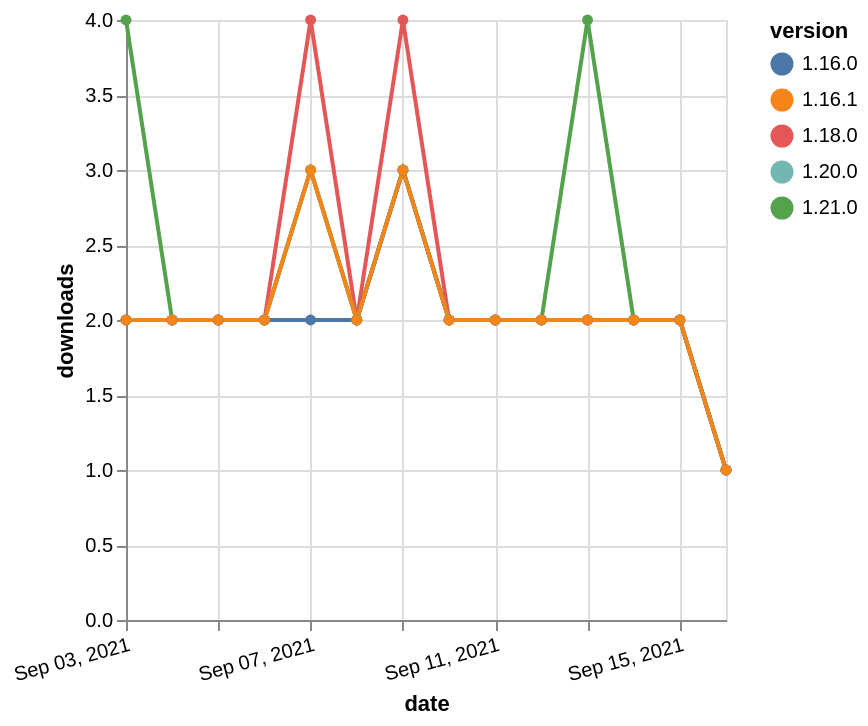

The Vega-Lite source for this figure:
### Vega-Lite specification from a JSON file in a GitHub repository (floating-point values rounded to 4 significant figures)
{"$schema": "https://vega.github.io/schema/vega-lite/v5.json", "description": "A simple bar chart with embedded data.", "data": {"values": [{"date": "2021-09-03", "total": 1985, "delta": 2, "version": "1.18.0"}, {"date": "2021-09-04", "total": 1987, "delta": 2, "version": "1.18.0"}, {"date": "2021-09-05", "total": 1989, "delta": 2, "version": "1.18.0"}, {"date": "2021-09-06", "total": 1991, "delta": 2, "version": "1.18.0"}, {"date": "2021-09-07", "total": 1995, "delta": 4, "version": "1.18.0"}, {"date": "2021-09-08", "total": 1997, "delta": 2, "version": "1.18.0"}, {"date": "2021-09-09", "total": 2001, "delta": 4, "version": "1.18.0"}, {"date": "2021-09-10", "total": 2003, "delta": 2, "version": "1.18.0"}, {"date": "2021-09-11", "total": 2005, "delta": 2, "version": "1.18.0"}, {"date": "2021-09-12", "total": 2007, "delta": 2, "version": "1.18.0"}, {"date": "2021-09-13", "total": 2009, "delta": 2, "version": "1.18.0"}, {"date": "2021-09-14", "total": 2011, "delta": 2, "version": "1.18.0"}, {"date": "2021-09-15", "total": 2013, "delta": 2, "version": "1.18.0"}, {"date": "2021-09-16", "total": 2014, "delta": 1, "version": "1.18.0"}, {"date": "2021-09-03", "total": 1461, "delta": 2, "version": "1.20.0"}, {"date": "2021-09-04", "total": 1463, "delta": 2, "version": "1.20.0"}, {"date": "2021-09-05", "total": 1465, "delta": 2, "version": "1.20.0"}, {"date": "2021-09-06", "total": 1467, "delta": 2, "version": "1.20.0"}, {"date": "2021-09-07", "total": 1470, "delta": 3, "version": "1.20.0"}, {"date": "2021-09-08", "total": 1472, "delta": 2, "version": "1.20.0"}, {"date": "2021-09-09", "total": 1475, "delta": 3, "version": "1.20.0"}, {"date": "2021-09-10", "total": 1477, "delta": 2, "version": "1.20.0"}, {"date": "2021-09-11", "total": 1479, "delta": 2, "version": "1.20.0"}, {"date": "2021-09-12", "total": 1481, "delta": 2, "version": "1.20.0"}, {"date": "2021-09-13", "total": 1483, "delta": 2, "version": "1.20.0"}, {"date": "2021-09-14", "total": 1485, "delta": 2, "version": "1.20.0"}, {"date": "2021-09-15", "total": 1487, "delta": 2, "version": "1.20.0"}, {"date": "2021-09-16", "total": 1488, "delta": 1, "version": "1.20.0"}, {"date": "2021-09-03", "total": 1026, "delta": 4, "version": "1.21.0"}, {"date": "2021-09-04", "total": 1028, "delta": 2, "version": "1.21.0"}, {"date": "2021-09-05", "total": 1030, "delta": 2, "version": "1.21.0"}, {"date": "2021-09-06", "total": 1032, "delta": 2, "version": "1.21.0"}, {"date": "2021-09-07", "total": 1035, "delta": 3, "version": "1.21.0"}, {"date": "2021-09-08", "total": 1037, "delta": 2, "version": "1.21.0"}, {"date": "2021-09-09", "total": 1040, "delta": 3, "version": "1.21.0"}, {"date": "2021-09-10", "total": 1042, "delta": 2, "version": "1.21.0"}, {"date": "2021-09-11", "total": 1044, "delta": 2, "version": "1.21.0"}, {"date": "2021-09-12", "total": 1046, "delta": 2, "version": "1.21.0"}, {"date": "2021-09-13", "total": 1050, "delta": 4, "version": "1.21.0"}, {"date": "2021-09-14", "total": 1052, "delta": 2, "version": "1.21.0"}, {"date": "2021-09-15", "total": 1054, "delta": 2, "version": "1.21.0"}, {"date": "2021-09-16", "total": 1055, "delta": 1, "version": "1.21.0"}, {"date": "2021-09-03", "total": 1906, "delta": 2, "version": "1.16.0"}, {"date": "2021-09-04", "total": 1908, "delta": 2, "version": "1.16.0"}, {"date": "2021-09-05", "total": 1910, "delta": 2, "version": "1.16.0"}, {"date": "2021-09-06", "total": 1912, "delta": 2, "version": "1.16.0"}, {"date": "2021-09-07", "total": 1914, "delta": 2, "version": "1.16.0"}, {"date": "2021-09-08", "total": 1916, "delta": 2, "version": "1.16.0"}, {"date": "2021-09-09", "total": 1919, "delta": 3, "version": "1.16.0"}, {"date": "2021-09-10", "total": 1921, "delta": 2, "version": "1.16.0"}, {"date": "2021-09-11", "total": 1923, "delta": 2, "version": "1.16.0"}, {"date": "2021-09-12", "total": 1925, "delta": 2, "version": "1.16.0"}, {"date": "2021-09-13", "total": 1927, "delta": 2, "version": "1.16.0"}, {"date": "2021-09-14", "total": 1929, "delta": 2, "version": "1.16.0"}, {"date": "2021-09-15", "total": 1931, "delta": 2, "version": "1.16.0"}, {"date": "2021-09-16", "total": 1932, "delta": 1, "version": "1.16.0"}, {"date": "2021-09-03", "total": 2053, "delta": 2, "version": "1.16.1"}, {"date": "2021-09-04", "total": 2055, "delta": 2, "version": "1.16.1"}, {"date": "2021-09-05", "total": 2057, "delta": 2, "version": "1.16.1"}, {"date": "2021-09-06", "total": 2059, "delta": 2, "version": "1.16.1"}, {"date": "2021-09-07", "total": 2062, "delta": 3, "version": "1.16.1"}, {"date": "2021-09-08", "total": 2064, "delta": 2, "version": "1.16.1"}, {"date": "2021-09-09", "total": 2067, "delta": 3, "version": "1.16.1"}, {"date": "2021-09-10", "total": 2069, "delta": 2, "version": "1.16.1"}, {"date": "2021-09-11", "total": 2071, "delta": 2, "version": "1.16.1"}, {"date": "2021-09-12", "total": 2073, "delta": 2, "version": "1.16.1"}, {"date": "2021-09-13", "total": 2075, "delta": 2, "version": "1.16.1"}, {"date": "2021-09-14", "total": 2077, "delta": 2, "version": "1.16.1"}, {"date": "2021-09-15", "total": 2079, "delta": 2, "version": "1.16.1"}, {"date": "2021-09-16", "total": 2080, "delta": 1, "version": "1.16.1"}]}, "width": "container", "mark": {"type": "line", "point": {"filled": true}}, "encoding": {"x": {"field": "date", "type": "temporal", "timeUnit": "yearmonthdate", "title": "date", "axis": {"labelAngle": -15}}, "y": {"field": "delta", "type": "quantitative", "title": "downloads"}, "color": {"field": "version", "type": "nominal"}, "tooltip": {"field": "delta"}}}
